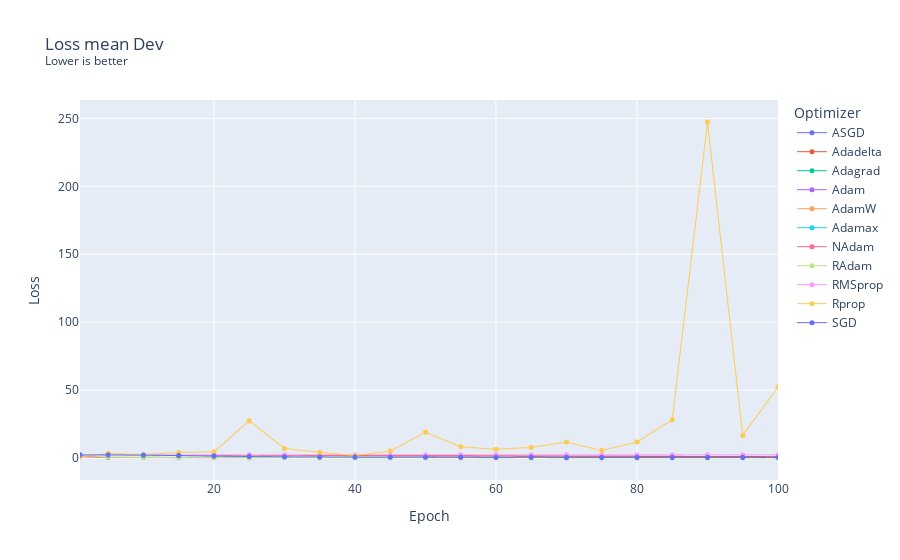

The code cell stored with this chart in its notebook:
### Code cell
plot_summary(
    summaries,
    "Loss_mean_Dev"
)

### Figure 1 — Plotly figure (JSON) as saved in the notebook; plotly's stock layout.template omitted (floating-point values rounded to 4 significant figures)
{"data": [{"connectgaps": true, "hovertemplate": "Optimizer=ASGD<br>Epoch=%{x}<br>Loss_mean_Dev=%{y}<extra></extra>", "legendgroup": "ASGD", "line": {"color": "#636efa", "dash": "solid", "width": 1}, "marker": {"size": 5, "symbol": "circle"}, "mode": "markers+lines", "name": "ASGD", "showlegend": true, "type": "scattergl", "x": [1, 2, 3, 4, 5, 6, 7, 8, 9, 10, 11, 12, 13, 14, 15, 16, 17, 18, 19, 20, 21, 22, 23, 24, 25, 26, 27, 28, 29, 30, 31, 32, 33, 34, 35, 36, 37, 38, 39, 40, 41, 42, 43, 44, 45, 46, 47, 48, 49, 50, 51, 52, 53, 54, 55, 56, 57, 58, 59, 60, 61, 62, 63, 64, 65, 66, 67, 68, 69, 70, 71, 72, 73, 74, 75, 76, 77, 78, 79, 80, 81, 82, 83, 84, 85, 86, 87, 88, 89, 90, 91, 92, 93, 94, 95, 96, 97, 98, 99, 100], "xaxis": "x", "y": [2.306, null, null, null, 2.242, null, null, null, null, 2.096, null, null, null, null, 1.83, null, null, null, null, 1.457, null, null, null, null, 1.085, null, null, null, null, 0.9095, null, null, null, null, 0.7681, null, null, null, null, 0.7062, null, null, null, null, 0.6672, null, null, null, null, 0.6489, null, null, null, null, 0.528, null, null, null, null, 0.513, null, null, null, null, 0.4979, null, null, null, null, 0.4784, null, null, null, null, 0.4788, null, null, null, null, 0.4799, null, null, null, null, 0.4511, null, null, null, null, 0.4228, null, null, null, null, 0.4389, null, null, null, null, 0.4921], "yaxis": "y"}, {"connectgaps": true, "hovertemplate": "Optimizer=Adadelta<br>Epoch=%{x}<br>Loss_mean_Dev=%{y}<extra></extra>", "legendgroup": "Adadelta", "line": {"color": "#EF553B", "dash": "solid", "width": 1}, "marker": {"size": 5, "symbol": "circle"}, "mode": "markers+lines", "name": "Adadelta", "showlegend": true, "type": "scattergl", "x": [1, 2, 3, 4, 5, 6, 7, 8, 9, 10, 11, 12, 13, 14, 15, 16, 17, 18, 19, 20, 21, 22, 23, 24, 25, 26, 27, 28, 29, 30, 31, 32, 33, 34, 35, 36, 37, 38, 39, 40, 41, 42, 43, 44, 45, 46, 47, 48, 49, 50, 51, 52, 53, 54, 55, 56, 57, 58, 59, 60, 61, 62, 63, 64, 65, 66, 67, 68, 69, 70, 71, 72, 73, 74, 75, 76, 77, 78, 79, 80, 81, 82, 83, 84, 85, 86, 87, 88, 89, 90, 91, 92, 93, 94, 95, 96, 97, 98, 99, 100], "xaxis": "x", "y": [2.322, null, null, null, 2.286, null, null, null, null, 2.231, null, null, null, null, 2.157, null, null, null, null, 2.084, null, null, null, null, 2.009, null, null, null, null, 1.938, null, null, null, null, 1.859, null, null, null, null, 1.775, null, null, null, null, 1.718, null, null, null, null, 1.633, null, null, null, null, 1.556, null, null, null, null, 1.474, null, null, null, null, 1.383, null, null, null, null, 1.338, null, null, null, null, 1.319, null, null, null, null, 1.265, null, null, null, null, 1.179, null, null, null, null, 1.119, null, null, null, null, 1.115, null, null, null, null, 1.044], "yaxis": "y"}, {"connectgaps": true, "hovertemplate": "Optimizer=Adagrad<br>Epoch=%{x}<br>Loss_mean_Dev=%{y}<extra></extra>", "legendgroup": "Adagrad", "line": {"color": "#00cc96", "dash": "solid", "width": 1}, "marker": {"size": 5, "symbol": "circle"}, "mode": "markers+lines", "name": "Adagrad", "showlegend": true, "type": "scattergl", "x": [1, 2, 3, 4, 5, 6, 7, 8, 9, 10, 11, 12, 13, 14, 15, 16, 17, 18, 19, 20, 21, 22, 23, 24, 25, 26, 27, 28, 29, 30, 31, 32, 33, 34, 35, 36, 37, 38, 39, 40, 41, 42, 43, 44, 45, 46, 47, 48, 49, 50, 51, 52, 53, 54, 55, 56, 57, 58, 59, 60, 61, 62, 63, 64, 65, 66, 67, 68, 69, 70, 71, 72, 73, 74, 75, 76, 77, 78, 79, 80, 81, 82, 83, 84, 85, 86, 87, 88, 89, 90, 91, 92, 93, 94, 95, 96, 97, 98, 99, 100], "xaxis": "x", "y": [1.063, null, null, null, 0.5458, null, null, null, null, 0.4632, null, null, null, null, 0.3859, null, null, null, null, 0.4422, null, null, null, null, 0.397, null, null, null, null, 0.3125, null, null, null, null, 0.2985, null, null, null, null, 0.2884, null, null, null, null, 0.3184, null, null, null, null, 0.3086, null, null, null, null, 0.2969, null, null, null, null, 0.2875, null, null, null, null, 0.3171, null, null, null, null, 0.2858, null, null, null, null, 0.2812, null, null, null, null, 0.2336, null, null, null, null, 0.2567, null, null, null, null, 0.2324, null, null, null, null, 0.2098, null, null, null, null, 0.2467], "yaxis": "y"}, {"connectgaps": true, "hovertemplate": "Optimizer=Adam<br>Epoch=%{x}<br>Loss_mean_Dev=%{y}<extra></extra>", "legendgroup": "Adam", "line": {"color": "#ab63fa", "dash": "solid", "width": 1}, "marker": {"size": 5, "symbol": "circle"}, "mode": "markers+lines", "name": "Adam", "showlegend": true, "type": "scattergl", "x": [1, 2, 3, 4, 5, 6, 7, 8, 9, 10, 11, 12, 13, 14, 15, 16, 17, 18, 19, 20, 21, 22, 23, 24, 25, 26, 27, 28, 29, 30, 31, 32, 33, 34, 35, 36, 37, 38, 39, 40, 41, 42, 43, 44, 45, 46, 47, 48, 49, 50, 51, 52, 53, 54, 55, 56, 57, 58, 59, 60, 61, 62, 63, 64, 65, 66, 67, 68, 69, 70, 71, 72, 73, 74, 75, 76, 77, 78, 79, 80, 81, 82, 83, 84, 85, 86, 87, 88, 89, 90, 91, 92, 93, 94, 95, 96, 97, 98, 99, 100], "xaxis": "x", "y": [0.8122, null, null, null, 0.4921, null, null, null, null, 0.3012, null, null, null, null, 0.2529, null, null, null, null, 0.2666, null, null, null, null, 0.2537, null, null, null, null, 0.2431, null, null, null, null, 0.2015, null, null, null, null, 0.154, null, null, null, null, 0.1742, null, null, null, null, 0.2158, null, null, null, null, 0.173, null, null, null, null, 0.1882, null, null, null, null, 0.1832, null, null, null, null, 0.2033, null, null, null, null, 0.1812, null, null, null, null, 0.1684, null, null, null, null, 0.2218, null, null, null, null, 0.2115, null, null, null, null, 0.1656, null, null, null, null, 0.2577], "yaxis": "y"}, {"connectgaps": true, "hovertemplate": "Optimizer=AdamW<br>Epoch=%{x}<br>Loss_mean_Dev=%{y}<extra></extra>", "legendgroup": "AdamW", "line": {"color": "#FFA15A", "dash": "solid", "width": 1}, "marker": {"size": 5, "symbol": "circle"}, "mode": "markers+lines", "name": "AdamW", "showlegend": true, "type": "scattergl", "x": [1, 2, 3, 4, 5, 6, 7, 8, 9, 10, 11, 12, 13, 14, 15, 16, 17, 18, 19, 20, 21, 22, 23, 24, 25, 26, 27, 28, 29, 30, 31, 32, 33, 34, 35, 36, 37, 38, 39, 40, 41, 42, 43, 44, 45, 46, 47, 48, 49, 50, 51, 52, 53, 54, 55, 56, 57, 58, 59, 60, 61, 62, 63, 64, 65, 66, 67, 68, 69, 70, 71, 72, 73, 74, 75, 76, 77, 78, 79, 80, 81, 82, 83, 84, 85, 86, 87, 88, 89, 90, 91, 92, 93, 94, 95, 96, 97, 98, 99, 100], "xaxis": "x", "y": [0.8951, null, null, null, 0.413, null, null, null, null, 0.3092, null, null, null, null, 0.297, null, null, null, null, 0.2958, null, null, null, null, 0.1872, null, null, null, null, 0.2557, null, null, null, null, 0.2682, null, null, null, null, 0.2356, null, null, null, null, 0.24, null, null, null, null, 0.2429, null, null, null, null, 0.1516, null, null, null, null, 0.2002, null, null, null, null, 0.1474, null, null, null, null, 0.1967, null, null, null, null, 0.1856, null, null, null, null, 0.1733, null, null, null, null, 0.137, null, null, null, null, 0.217, null, null, null, null, 0.2269, null, null, null, null, 0.2374], "yaxis": "y"}, {"connectgaps": true, "hovertemplate": "Optimizer=Adamax<br>Epoch=%{x}<br>Loss_mean_Dev=%{y}<extra></extra>", "legendgroup": "Adamax", "line": {"color": "#19d3f3", "dash": "solid", "width": 1}, "marker": {"size": 5, "symbol": "circle"}, "mode": "markers+lines", "name": "Adamax", "showlegend": true, "type": "scattergl", "x": [1, 2, 3, 4, 5, 6, 7, 8, 9, 10, 11, 12, 13, 14, 15, 16, 17, 18, 19, 20, 21, 22, 23, 24, 25, 26, 27, 28, 29, 30, 31, 32, 33, 34, 35, 36, 37, 38, 39, 40, 41, 42, 43, 44, 45, 46, 47, 48, 49, 50, 51, 52, 53, 54, 55, 56, 57, 58, 59, 60, 61, 62, 63, 64, 65, 66, 67, 68, 69, 70, 71, 72, 73, 74, 75, 76, 77, 78, 79, 80, 81, 82, 83, 84, 85, 86, 87, 88, 89, 90, 91, 92, 93, 94, 95, 96, 97, 98, 99, 100], "xaxis": "x", "y": [0.8633, null, null, null, 0.4306, null, null, null, null, 0.3087, null, null, null, null, 0.2861, null, null, null, null, 0.2696, null, null, null, null, 0.2554, null, null, null, null, 0.2135, null, null, null, null, 0.1727, null, null, null, null, 0.1519, null, null, null, null, 0.1615, null, null, null, null, 0.1914, null, null, null, null, 0.1765, null, null, null, null, 0.1354, null, null, null, null, 0.1717, null, null, null, null, 0.1204, null, null, null, null, 0.124, null, null, null, null, 0.1053, null, null, null, null, 0.1251, null, null, null, null, 0.1198, null, null, null, null, 0.143, null, null, null, null, 0.1302], "yaxis": "y"}, {"connectgaps": true, "hovertemplate": "Optimizer=NAdam<br>Epoch=%{x}<br>Loss_mean_Dev=%{y}<extra></extra>", "legendgroup": "NAdam", "line": {"color": "#FF6692", "dash": "solid", "width": 1}, "marker": {"size": 5, "symbol": "circle"}, "mode": "markers+lines", "name": "NAdam", "showlegend": true, "type": "scattergl", "x": [1, 2, 3, 4, 5, 6, 7, 8, 9, 10, 11, 12, 13, 14, 15, 16, 17, 18, 19, 20, 21, 22, 23, 24, 25, 26, 27, 28, 29, 30, 31, 32, 33, 34, 35, 36, 37, 38, 39, 40, 41, 42, 43, 44, 45, 46, 47, 48, 49, 50, 51, 52, 53, 54, 55, 56, 57, 58, 59, 60, 61, 62, 63, 64, 65, 66, 67, 68, 69, 70, 71, 72, 73, 74, 75, 76, 77, 78, 79, 80, 81, 82, 83, 84, 85, 86, 87, 88, 89, 90, 91, 92, 93, 94, 95, 96, 97, 98, 99, 100], "xaxis": "x", "y": [0.8397, null, null, null, 0.3329, null, null, null, null, 0.306, null, null, null, null, 0.2205, null, null, null, null, 0.219, null, null, null, null, 0.2129, null, null, null, null, 0.2273, null, null, null, null, 0.1985, null, null, null, null, 0.1729, null, null, null, null, 0.1894, null, null, null, null, 0.1779, null, null, null, null, 0.2091, null, null, null, null, 0.17, null, null, null, null, 0.1835, null, null, null, null, 0.1838, null, null, null, null, 0.1413, null, null, null, null, 0.1755, null, null, null, null, 0.2062, null, null, null, null, 0.1925, null, null, null, null, 0.1548, null, null, null, null, 0.1815], "yaxis": "y"}, {"connectgaps": true, "hovertemplate": "Optimizer=RAdam<br>Epoch=%{x}<br>Loss_mean_Dev=%{y}<extra></extra>", "legendgroup": "RAdam", "line": {"color": "#B6E880", "dash": "solid", "width": 1}, "marker": {"size": 5, "symbol": "circle"}, "mode": "markers+lines", "name": "RAdam", "showlegend": true, "type": "scattergl", "x": [1, 2, 3, 4, 5, 6, 7, 8, 9, 10, 11, 12, 13, 14, 15, 16, 17, 18, 19, 20, 21, 22, 23, 24, 25, 26, 27, 28, 29, 30, 31, 32, 33, 34, 35, 36, 37, 38, 39, 40, 41, 42, 43, 44, 45, 46, 47, 48, 49, 50, 51, 52, 53, 54, 55, 56, 57, 58, 59, 60, 61, 62, 63, 64, 65, 66, 67, 68, 69, 70, 71, 72, 73, 74, 75, 76, 77, 78, 79, 80, 81, 82, 83, 84, 85, 86, 87, 88, 89, 90, 91, 92, 93, 94, 95, 96, 97, 98, 99, 100], "xaxis": "x", "y": [1.975, null, null, null, 0.6214, null, null, null, null, 0.4236, null, null, null, null, 0.3149, null, null, null, null, 0.3619, null, null, null, null, 0.3169, null, null, null, null, 0.1779, null, null, null, null, 0.2022, null, null, null, null, 0.1925, null, null, null, null, 0.188, null, null, null, null, 0.2023, null, null, null, null, 0.2244, null, null, null, null, 0.2121, null, null, null, null, 0.2532, null, null, null, null, 0.2078, null, null, null, null, 0.2186, null, null, null, null, 0.1711, null, null, null, null, 0.2431, null, null, null, null, 0.1271, null, null, null, null, 0.1907, null, null, null, null, 0.1345], "yaxis": "y"}, {"connectgaps": true, "hovertemplate": "Optimizer=RMSprop<br>Epoch=%{x}<br>Loss_mean_Dev=%{y}<extra></extra>", "legendgroup": "RMSprop", "line": {"color": "#FF97FF", "dash": "solid", "width": 1}, "marker": {"size": 5, "symbol": "circle"}, "mode": "markers+lines", "name": "RMSprop", "showlegend": true, "type": "scattergl", "x": [1, 2, 3, 4, 5, 6, 7, 8, 9, 10, 11, 12, 13, 14, 15, 16, 17, 18, 19, 20, 21, 22, 23, 24, 25, 26, 27, 28, 29, 30, 31, 32, 33, 34, 35, 36, 37, 38, 39, 40, 41, 42, 43, 44, 45, 46, 47, 48, 49, 50, 51, 52, 53, 54, 55, 56, 57, 58, 59, 60, 61, 62, 63, 64, 65, 66, 67, 68, 69, 70, 71, 72, 73, 74, 75, 76, 77, 78, 79, 80, 81, 82, 83, 84, 85, 86, 87, 88, 89, 90, 91, 92, 93, 94, 95, 96, 97, 98, 99, 100], "xaxis": "x", "y": [2.309, null, null, null, 2.305, null, null, null, null, 2.301, null, null, null, null, 2.304, null, null, null, null, 2.301, null, null, null, null, 2.307, null, null, null, null, 2.301, null, null, null, null, 2.303, null, null, null, null, 2.299, null, null, null, null, 2.303, null, null, null, null, 2.303, null, null, null, null, 2.302, null, null, null, null, 2.305, null, null, null, null, 2.302, null, null, null, null, 2.303, null, null, null, null, 2.303, null, null, null, null, 2.305, null, null, null, null, 2.304, null, null, null, null, 2.299, null, null, null, null, 2.305, null, null, null, null, 2.306], "yaxis": "y"}, {"connectgaps": true, "hovertemplate": "Optimizer=Rprop<br>Epoch=%{x}<br>Loss_mean_Dev=%{y}<extra></extra>", "legendgroup": "Rprop", "line": {"color": "#FECB52", "dash": "solid", "width": 1}, "marker": {"size": 5, "symbol": "circle"}, "mode": "markers+lines", "name": "Rprop", "showlegend": true, "type": "scattergl", "x": [1, 2, 3, 4, 5, 6, 7, 8, 9, 10, 11, 12, 13, 14, 15, 16, 17, 18, 19, 20, 21, 22, 23, 24, 25, 26, 27, 28, 29, 30, 31, 32, 33, 34, 35, 36, 37, 38, 39, 40, 41, 42, 43, 44, 45, 46, 47, 48, 49, 50, 51, 52, 53, 54, 55, 56, 57, 58, 59, 60, 61, 62, 63, 64, 65, 66, 67, 68, 69, 70, 71, 72, 73, 74, 75, 76, 77, 78, 79, 80, 81, 82, 83, 84, 85, 86, 87, 88, 89, 90, 91, 92, 93, 94, 95, 96, 97, 98, 99, 100], "xaxis": "x", "y": [0.7986, null, null, null, 3.374, null, null, null, null, 2.566, null, null, null, null, 4.095, null, null, null, null, 4.509, null, null, null, null, 27.36, null, null, null, null, 7.066, null, null, null, null, 4.189, null, null, null, null, 1.789, null, null, null, null, 5.124, null, null, null, null, 18.95, null, null, null, null, 8.335, null, null, null, null, 6.383, null, null, null, null, 7.822, null, null, null, null, 11.71, null, null, null, null, 5.496, null, null, null, null, 11.8, null, null, null, null, 28.24, null, null, null, null, 247.3, null, null, null, null, 16.61, null, null, null, null, 52.23], "yaxis": "y"}, {"connectgaps": true, "hovertemplate": "Optimizer=SGD<br>Epoch=%{x}<br>Loss_mean_Dev=%{y}<extra></extra>", "legendgroup": "SGD", "line": {"color": "#636efa", "dash": "solid", "width": 1}, "marker": {"size": 5, "symbol": "circle"}, "mode": "markers+lines", "name": "SGD", "showlegend": true, "type": "scattergl", "x": [1, 2, 3, 4, 5, 6, 7, 8, 9, 10, 11, 12, 13, 14, 15, 16, 17, 18, 19, 20, 21, 22, 23, 24, 25, 26, 27, 28, 29, 30, 31, 32, 33, 34, 35, 36, 37, 38, 39, 40, 41, 42, 43, 44, 45, 46, 47, 48, 49, 50, 51, 52, 53, 54, 55, 56, 57, 58, 59, 60, 61, 62, 63, 64, 65, 66, 67, 68, 69, 70, 71, 72, 73, 74, 75, 76, 77, 78, 79, 80, 81, 82, 83, 84, 85, 86, 87, 88, 89, 90, 91, 92, 93, 94, 95, 96, 97, 98, 99, 100], "xaxis": "x", "y": [2.309, null, null, null, 2.259, null, null, null, null, 2.074, null, null, null, null, 1.787, null, null, null, null, 1.432, null, null, null, null, 1.091, null, null, null, null, 0.8981, null, null, null, null, 0.8187, null, null, null, null, 0.6974, null, null, null, null, 0.6687, null, null, null, null, 0.6001, null, null, null, null, 0.5881, null, null, null, null, 0.4824, null, null, null, null, 0.5578, null, null, null, null, 0.4467, null, null, null, null, 0.4503, null, null, null, null, 0.4978, null, null, null, null, 0.4617, null, null, null, null, 0.4411, null, null, null, null, 0.4465, null, null, null, null, 0.4107], "yaxis": "y"}], "layout": {"legend": {"title": {"text": "Optimizer"}, "tracegroupgap": 0}, "title": {"text": "Loss mean Dev<br><sup>Lower is better</sup>"}, "xaxis": {"anchor": "y", "domain": [0, 1], "range": [1, 100], "title": {"text": "Epoch"}}, "yaxis": {"anchor": "x", "domain": [0, 1], "title": {"text": "Loss"}}}}
